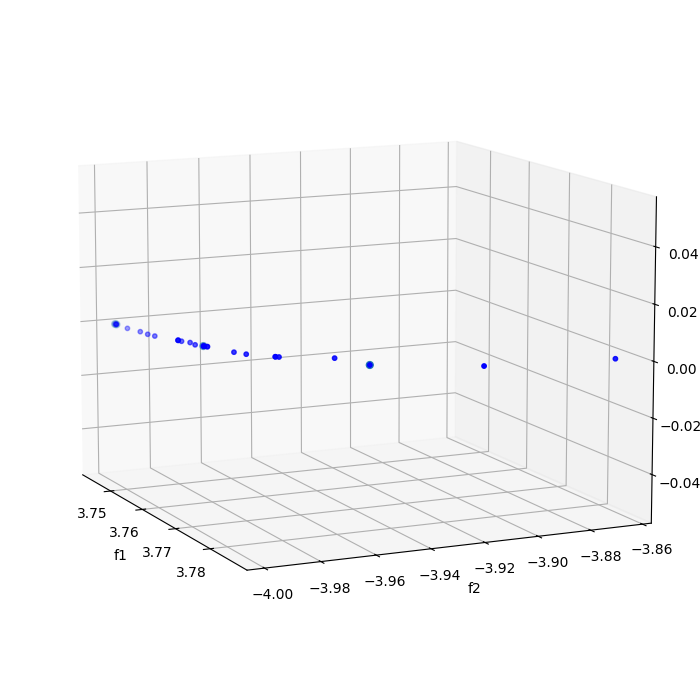

Generate this figure with Python:
from math import factorial
import random

import matplotlib.pyplot as plt
import numpy
import pymop.factory

from deap import algorithms
from deap import base
from deap.benchmarks.tools import igd
from deap import creator
from deap import tools

# Problem definition
PROBLEM = "dtlz2"
NOBJ = 1
NDIM = 2
P = 12
H = factorial(NOBJ + P - 1) / (factorial(P) * factorial(NOBJ - 1))
BOUND_LOW, BOUND_UP = -1.0, 1.0
problem = pymop.factory.get_problem(PROBLEM, n_var=NDIM, n_obj=NOBJ)
##

import math

def eval(individual):
    print(individual)
    x1, x2 = individual
    z1 = math.sqrt(x1 * x1 + x2 * x2)
    z2 = math.sqrt((x1 - 1) * (x1 - 1) + (x2 + 1) * (x2 + 1))
    if z1 == 0:
        t1 = 4
    else:
        t1 = math.sin(4 * z1) / z1
    if z2 == 0:
        t2 = 2.5
    else:
        t2 = math.sin(2.5 * z2) / z2
    
    f1 = t1 + t2
    
    if z1 == 0:
        f2 = 1 - 5
    else:
        f2 = 1 - math.sin(5 * z1) / z1
    return f1,f2

# Algorithm parameters
MU = int(H + (4 - H % 4))
NGEN = 100
CXPB = 1.0
MUTPB = 1.0
##

# Create uniform reference point
ref_points = tools.uniform_reference_points(NOBJ, P)

# Create classes
creator.create("FitnessMaxMin", base.Fitness, weights=(1.0,-1.0))
creator.create("Individual", list, fitness=creator.FitnessMaxMin)
##


# Toolbox initialization
def uniform(low, up, size=None):
    try:
        return [random.uniform(a, b) for a, b in zip(low, up)]
    except TypeError:
        return [random.uniform(a, b) for a, b in zip([low] * size, [up] * size)]

toolbox = base.Toolbox()
toolbox.register("attr_float", uniform, BOUND_LOW, BOUND_UP, NDIM)
toolbox.register("individual", tools.initIterate, creator.Individual, toolbox.attr_float)
toolbox.register("population", tools.initRepeat, list, toolbox.individual)

toolbox.register("evaluate", eval)
toolbox.register("mate", tools.cxSimulatedBinaryBounded, low=BOUND_LOW, up=BOUND_UP, eta=30.0)
toolbox.register("mutate", tools.mutPolynomialBounded, low=BOUND_LOW, up=BOUND_UP, eta=20.0, indpb=1.0/NDIM)
toolbox.register("select", tools.selNSGA3, ref_points=ref_points)
##


def main(seed=None):
    pareto = tools.ParetoFront()
    
    random.seed(seed)

    # Initialize statistics object
    stats = tools.Statistics(lambda ind: ind.fitness.values)
    stats.register("avg", numpy.mean, axis=0)
    stats.register("std", numpy.std, axis=0)
    stats.register("min", numpy.min, axis=0)
    stats.register("max", numpy.max, axis=0)

    logbook = tools.Logbook()
    logbook.header = "gen", "evals", "std", "min", "avg", "max"

    pop = toolbox.population(n=MU)

    # Evaluate the individuals with an invalid fitness
    invalid_ind = [ind for ind in pop if not ind.fitness.valid]
    fitnesses = toolbox.map(toolbox.evaluate, invalid_ind)
    for ind, fit in zip(invalid_ind, fitnesses):
        ind.fitness.values = fit

    # Compile statistics about the population
    record = stats.compile(pop)
    logbook.record(gen=0, evals=len(invalid_ind), **record)
    print(logbook.stream)
    # Update the Pareto front
    pareto.update(pop)

    # Begin the generational process
    for gen in range(1, NGEN):
        offspring = algorithms.varAnd(pop, toolbox, CXPB, MUTPB)

        # Evaluate the individuals with an invalid fitness
        invalid_ind = [ind for ind in offspring if not ind.fitness.valid]
        fitnesses = toolbox.map(toolbox.evaluate, invalid_ind)
        for ind, fit in zip(invalid_ind, fitnesses):
            ind.fitness.values = fit

        # Select the next generation population from parents and offspring
        pop = toolbox.select(pop + offspring, MU)

        # Compile statistics about the new population
        record = stats.compile(pop)
        logbook.record(gen=gen, evals=len(invalid_ind), **record)
        print(logbook.stream)
        
        # Update the Pareto front
        pareto.update(pop)
        
        if gen == 99: 
            # Plot the population in the objective space and the Pareto front
            fig = plt.figure(figsize=(7, 7))
            ax = fig.add_subplot(111, projection="3d")
            p = numpy.array([ind.fitness.values for ind in pop])
            ax.scatter(p[:, 0], p[:, 1], marker="o", s=24)
            ax.view_init(elev=11, azim=-25)
            ax.autoscale(tight=True)
            plt.tight_layout()
            plt.savefig(f"Lab11-Rui/nsga3_gen_{gen}.png")

    return pop, logbook, pareto

import numpy as np

if __name__ == "__main__":
    pop, stats, pareto = main()
    pop_fit = numpy.array([ind.fitness.values for ind in pop])

    pf  = problem.pareto_front(ref_points)
    #print(igd(pop_fit, pf))

    import matplotlib.pyplot as plt
    import mpl_toolkits.mplot3d as Axes3d

    # fig = plt.figure(figsize=(7, 7))
    # ax = fig.add_subplot(111, projection="3d")

    # p = numpy.array([ind.fitness.values for ind in pop])
    # ax.scatter(p[:, 0], p[:, 1], marker="o", s=24, label="Final Population")

    # # ax.scatter(pf[:, 0], pf[:, 1], marker="x", c="k", s=32, label="Ideal Pareto Front")

    # # ref_points = tools.uniform_reference_points(NOBJ, P)

    # # ax.scatter(ref_points[:, 0], ref_points[:, 1], marker="o", s=24, label="Reference Points")

    # ax.view_init(elev=11, azim=-25)
    # ax.autoscale(tight=True)
    # plt.legend()
    # plt.tight_layout()
    # plt.savefig("nsga3.png")
    
    front = np.array([ind.fitness.values for ind in pareto])

    print(front[:,0], front[:,1])
    plt.scatter(front[:,0], front[:,1], c="b", s=10)
    plt.axis("tight")
    plt.xlabel("f1")
    plt.ylabel("f2")
    plt.savefig("Lab11-Rui/nsga3.png")